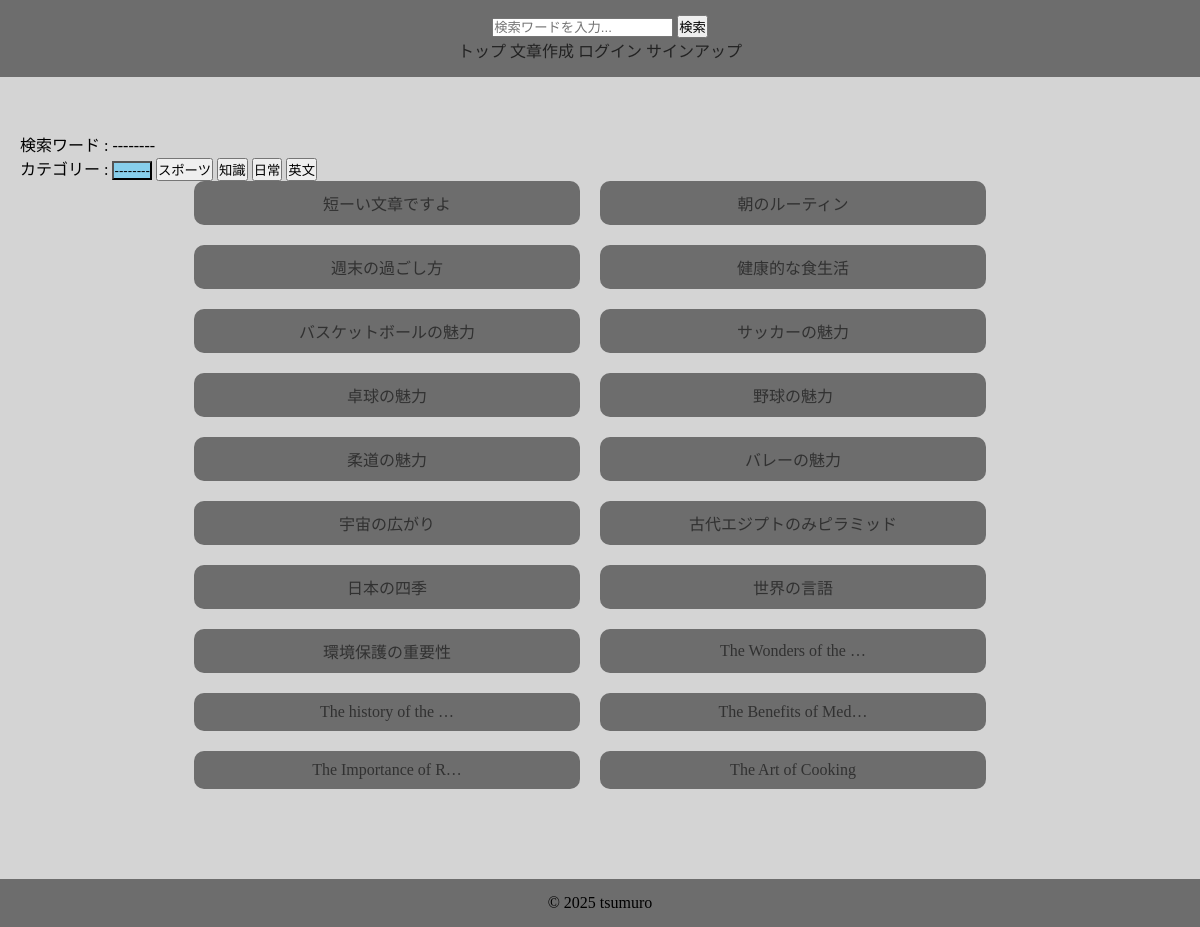
/content/typing_list/, run on an earlier commit of the app's database.
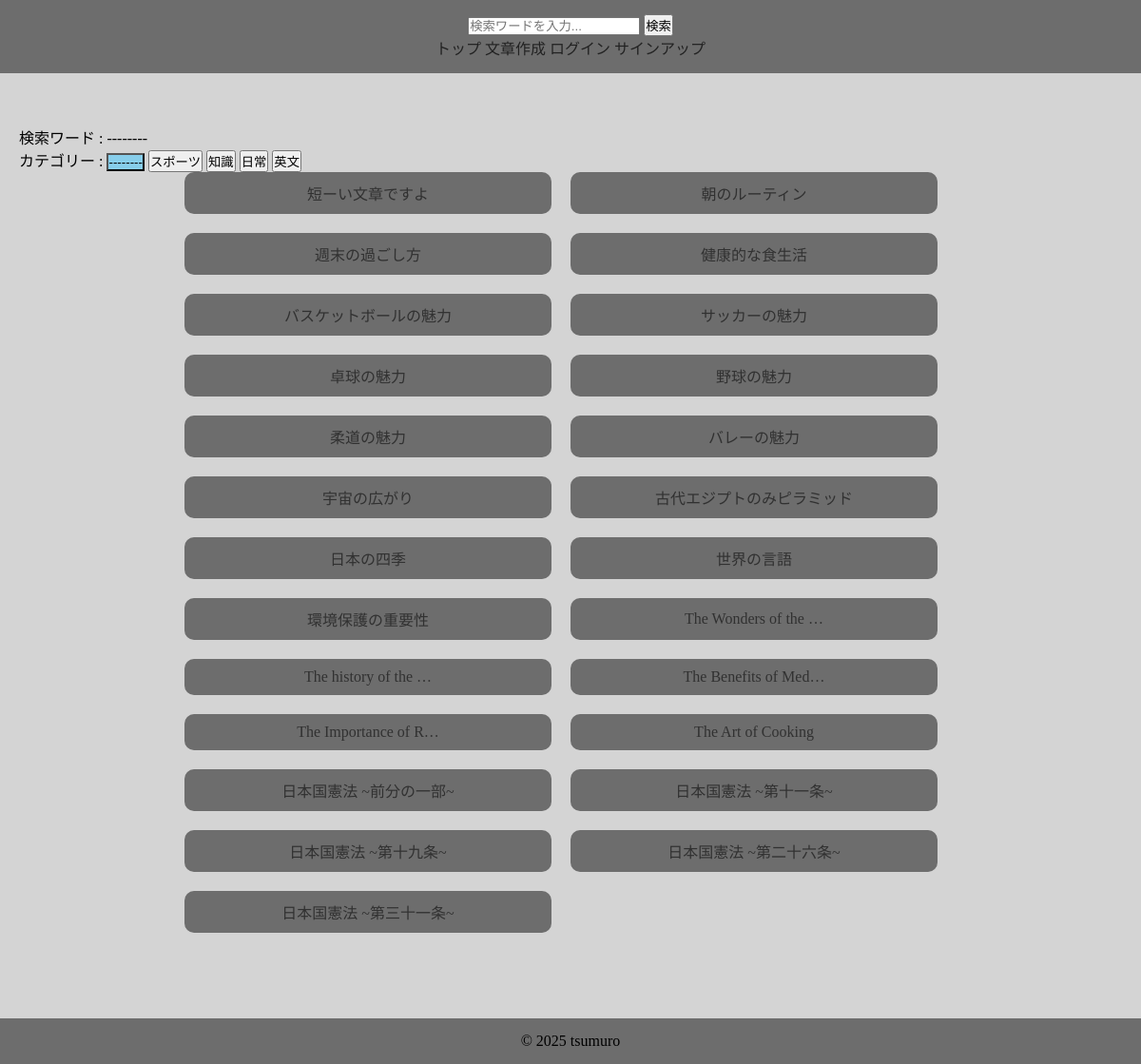
And on a later commit of the database.
### contentapp/models.py (models this page shows, shortened)
class Category(models.Model):
    name = models.CharField(max_length=30, unique=True)

class Content(models.Model):
    user = models.ForeignKey(
        settings.AUTH_USER_MODEL,
        on_delete=models.SET_NULL,
        null=True,
        blank=True
    )
    title = models.CharField(max_length=50, unique=True)
    sentence = models.TextField()
    category = models.ForeignKey(
        Category,
        on_delete=models.SET_NULL,
        null=True,
        blank=True,
    )
    is_public = models.BooleanField(default=True)
    play_count = models.IntegerField(default=0)
    created_at = models.DateTimeField(auto_now_add=True)

### contentapp/views.py (the view)
# urls.py: path('typing_list/', views.TypingListView.as_view(), name="typing_list"),
class TypingListView(generic.ListView):
    template_name = "typing_list.html"
    context_object_name = "typing_list"
    def get_queryset(self):
        queryset = Content.objects.filter(is_public=True)
        search = self.request.GET.get('search')
        if search:
            queryset = queryset.filter(title__icontains=search)
        category = self.request.GET.get('category')
        if category:
            queryset = queryset.filter(category=category)
        return queryset
    def get_context_data(self, **kwargs):
        context = super().get_context_data(**kwargs)
        context['categories'] = Category.objects.all()
        return context

### contentapp/templates/typing_list.html (shortened to what this page needs)
{% extends "base.html" %}
{% block contents %}
<div id="search_info">
    {% if request.GET.search %}
        <form method="get">
            <p>検索ワード : {{ request.GET.search }}
                <input type="hidden" name="category" value="{{ request.GET.category }}">
                <button name="search" value="">クリア</button>
            </p>
        </form>
    {% else %}
        <p>検索ワード : --------</p>
    {% endif %}
</div>
<form method="get" id="category_form">
    <label for="category">カテゴリー : </label>
    {% if request.GET.category %}
        <button type="submit" name="category" value="" selected>--------</button>
    {% else %}
        <button type="submit" name="category" value="" style="background-color: skyblue" selected>--------</button>
    {% endif %}
    {% for category in categories %}
        {% if request.GET.category|add:"0" == category.pk %}
            <button type="submit" name="category" value="{{ category.pk }}" style="background-color: skyblue;">{{ category.name }}</button>
        {% else %}
            <button type="submit" name="category" value="{{ category.pk }}">{{ category.name }}</button>
        {% endif %}
    {% endfor %}
</form>
<ul class="list">
    {% for typing in typing_list %}
        <li><a href="{% url 'typingapp:typing' typing.pk %}">{{ typing.title|truncatechars:20 }}</a></li>
    {% endfor %}
</ul>
{% endblock %}

What changed in the data, as far as the page shows it:
added Content: title "日本国憲法 ~前分の一部~"
added Content: title "日本国憲法 ~第十一条~"
added Content: title "日本国憲法 ~第十九条~"
added Content: title "日本国憲法 ~第二十六条~"
added Content: title "日本国憲法 ~第三十一条~"
